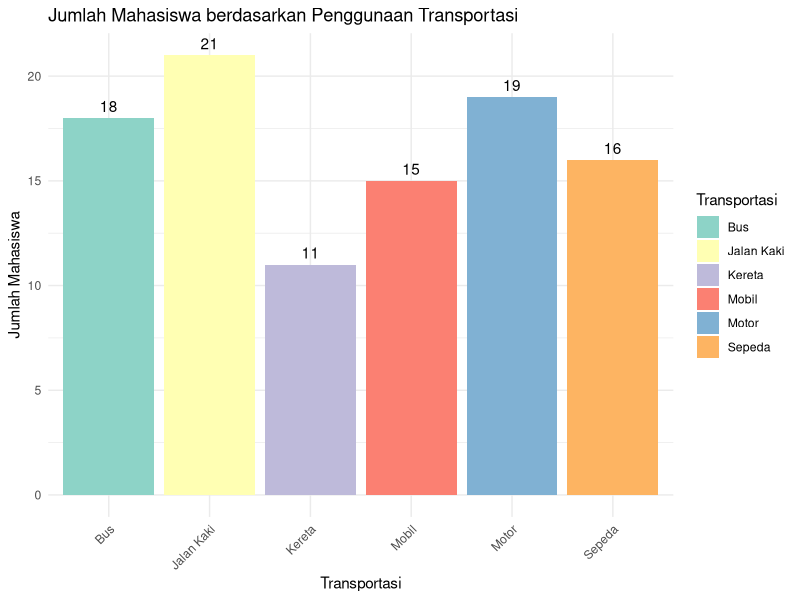
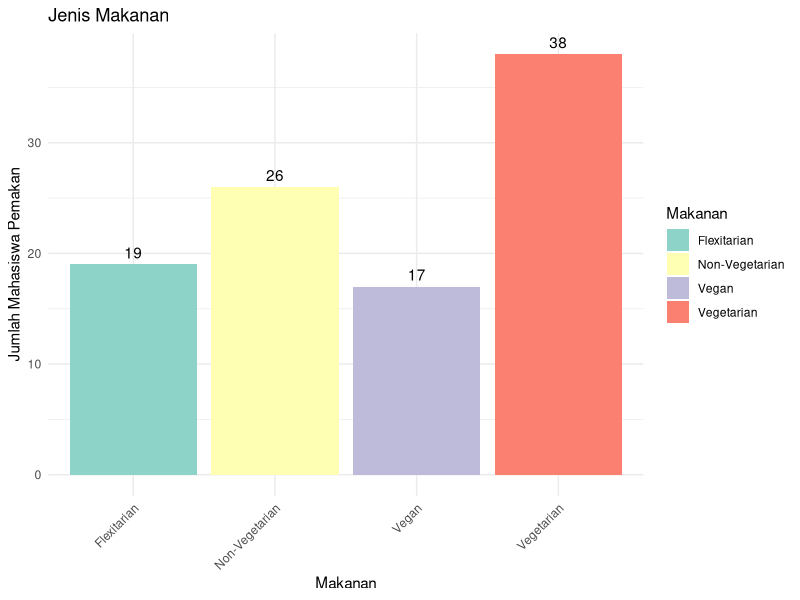
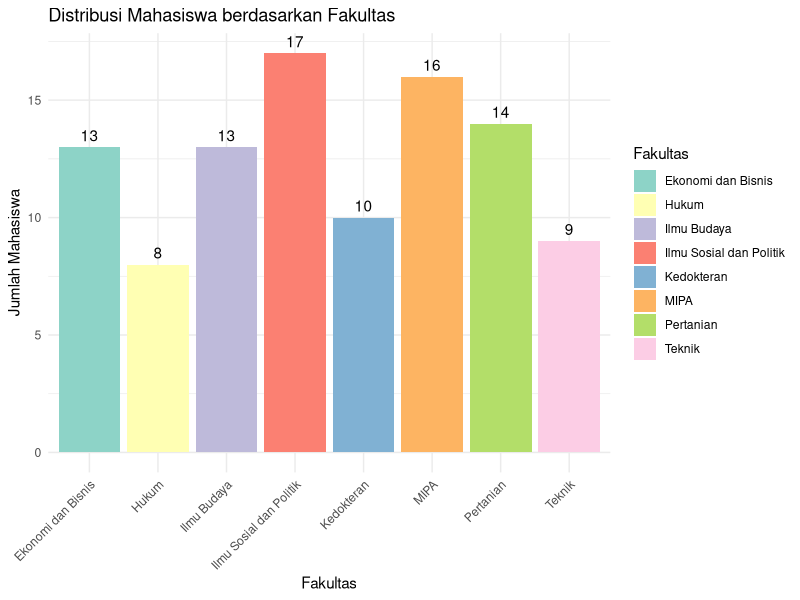
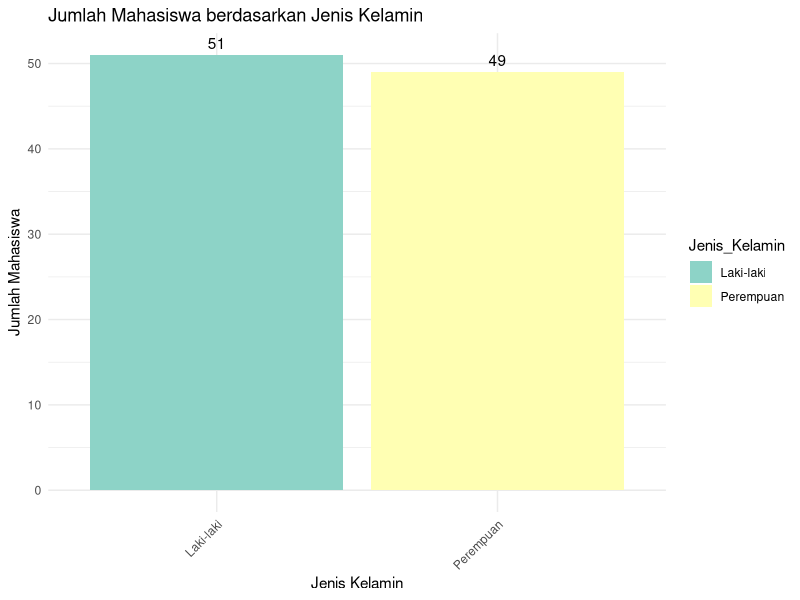
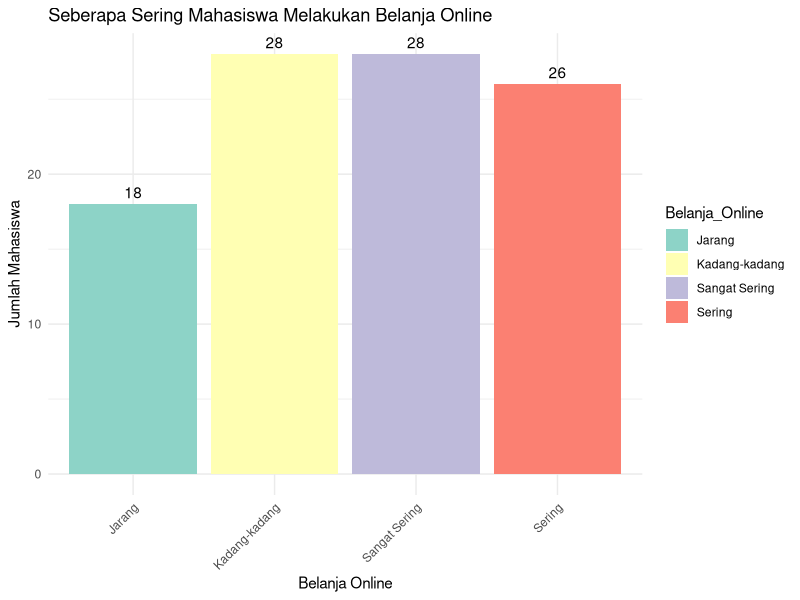
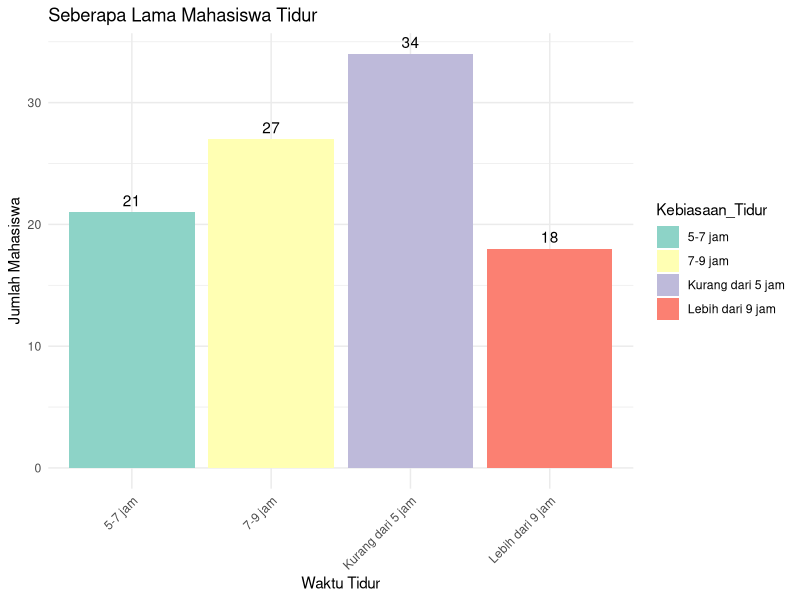
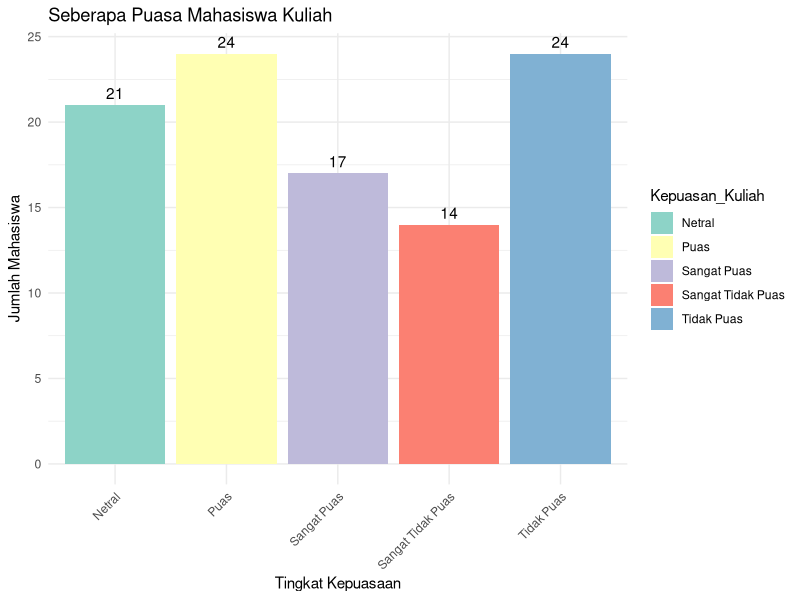
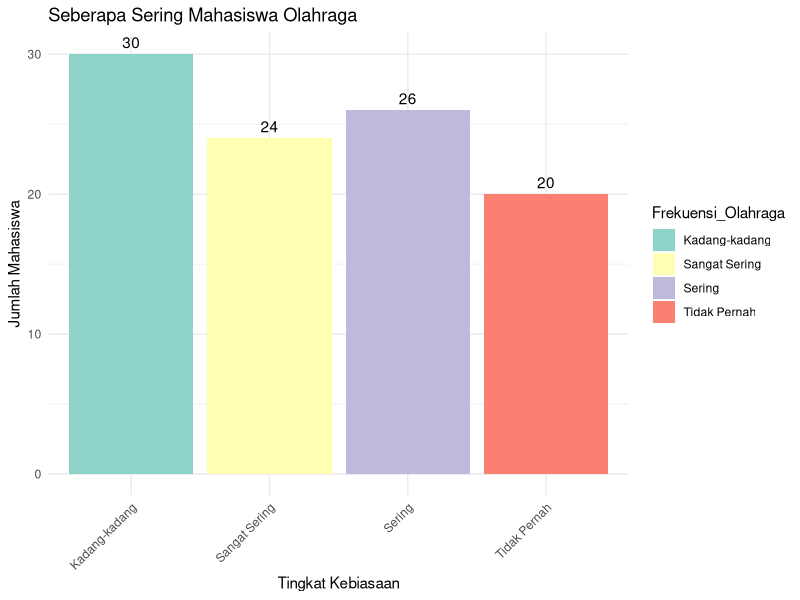

Here is the R script that generated these plots, in order: (Note: this script raises an error after producing the figures.)
## ---- chunk 1
knitr::opts_chunk$set(echo = TRUE)
## ---- chunk 2
library(readr)
library(ggplot2)

data_mahasiswa <- read_csv("takehome-data_mahasiswa.csv", show_col_types = FALSE)
## ---- chunk 3
head(data_mahasiswa)
## ---- chunk 4

Jam_Belajar <- data_mahasiswa$Jam_Belajar

# 1. Mean (Average)
mean_Jam_Belajar <- mean(Jam_Belajar, na.rm = TRUE)  

# 2. Median
median_Jam_Belajar <- median(Jam_Belajar, na.rm = TRUE)  

# 3. Mode
mode_Jam_Belajar <- function(x) {
  uniq_x <- unique(x)
  uniq_x[which.max(tabulate(match(x, uniq_x)))]
}
mode_Jam_Belajar <- mode_Jam_Belajar(Jam_Belajar)  

print(list("Mean" = mean_Jam_Belajar, "Median" = median_Jam_Belajar, "Mode" = mode_Jam_Belajar))
## ---- chunk 5
Pengeluaran_Makanan <- data_mahasiswa$Pengeluaran_Makanan

# 1. Mean (Average)
mean_Pengeluaran_Makanan <- mean(Pengeluaran_Makanan, na.rm = TRUE)  

# 2. Median
median_Pengeluaran_Makanan <- median(Pengeluaran_Makanan, na.rm = TRUE)  

# 3. Mode
mode_Pengeluaran_Makanan <- function(x) {
  uniq_x <- unique(x)
  uniq_x[which.max(tabulate(match(x, uniq_x)))]
}
mode_Pengeluaran_Makanan <- mode_Pengeluaran_Makanan(Pengeluaran_Makanan)  

print(list("Mean" = mean_Pengeluaran_Makanan, "Median" = median_Pengeluaran_Makanan, "Mode" = mode_Pengeluaran_Makanan))
## ---- chunk 6
data_mahasiswa <- read_csv("takehome-data_mahasiswa.csv", show_col_types = FALSE)

# 1. Waktu_Tempuh
Waktu_Tempuh <- data_mahasiswa$Waktu_Tempuh

# 1. Mean (Average)
mean_Waktu_Tempuh <- mean(Waktu_Tempuh, na.rm = TRUE)

# 2. Median
median_Waktu_Tempuh <- median(Waktu_Tempuh, na.rm = TRUE)

# 3. Mode
mode_Waktu_Tempuh <- function(x) {
  uniq_x <- unique(x)
  uniq_x[which.max(tabulate(match(x, uniq_x)))]
}
mode_Waktu_Tempuh <- mode_Waktu_Tempuh(Waktu_Tempuh)

print(list("Mean" = mean_Waktu_Tempuh, "Median" = median_Waktu_Tempuh, "Mode" = mode_Waktu_Tempuh))
## ---- chunk 7
Durasi_Olahraga <- data_mahasiswa$Durasi_Olahraga

# 1. Mean (Average)
mean_Durasi_Olahraga <- mean(Durasi_Olahraga, na.rm = TRUE)

# 2. Median
median_Durasi_Olahraga <- median(Durasi_Olahraga, na.rm = TRUE)

# 3. Mode
mode_Durasi_Olahraga <- function(x) {
  uniq_x <- unique(x)
  uniq_x[which.max(tabulate(match(x, uniq_x)))]
}
mode_Durasi_Olahraga <- mode_Durasi_Olahraga(Durasi_Olahraga)

print(list("Mean" = mean_Durasi_Olahraga, "Median" = median_Durasi_Olahraga, "Mode" = mode_Durasi_Olahraga))
## ---- chunk 8
Mata_Kuliah <- data_mahasiswa$Mata_Kuliah

# 1. Mean (Average)
mean_Mata_Kuliah <- mean(Mata_Kuliah, na.rm = TRUE)

# 2. Median
median_Mata_Kuliah <- median(Mata_Kuliah, na.rm = TRUE)

# 3. Mode
mode_Mata_Kuliah <- function(x) {
  uniq_x <- unique(x)
  uniq_x[which.max(tabulate(match(x, uniq_x)))]
}
mode_Mata_Kuliah <- mode_Mata_Kuliah(Mata_Kuliah)

print(list("Mean" = mean_Mata_Kuliah, "Median" = median_Mata_Kuliah, "Mode" = mode_Mata_Kuliah))
## ---- chunk 9
Buku_Dibaca <- data_mahasiswa$Buku_Dibaca

# 1. Mean (Average)
mean_Buku_Dibaca <- mean(Buku_Dibaca, na.rm = TRUE)

# 2. Median
median_Buku_Dibaca <- median(Buku_Dibaca, na.rm = TRUE)

# 3. Mode
mode_Buku_Dibaca <- function(x) {
  uniq_x <- unique(x)
  uniq_x[which.max(tabulate(match(x, uniq_x)))]
}
mode_Buku_Dibaca <- mode_Buku_Dibaca(Buku_Dibaca)

print(list("Mean" = mean_Buku_Dibaca, "Median" = median_Buku_Dibaca, "Mode" = mode_Buku_Dibaca))
## ---- chunk 10
Teman_Sekelas <- data_mahasiswa$Teman_Sekelas

# 1. Mean (Average)
mean_Teman_Sekelas <- mean(Teman_Sekelas, na.rm = TRUE)

# 2. Median
median_Teman_Sekelas <- median(Teman_Sekelas, na.rm = TRUE)

# 3. Mode
mode_Teman_Sekelas <- function(x) {
  uniq_x <- unique(x)
  uniq_x[which.max(tabulate(match(x, uniq_x)))]
}
mode_Teman_Sekelas <- mode_Teman_Sekelas(Teman_Sekelas)

print(list("Mean" = mean_Teman_Sekelas, "Median" = median_Teman_Sekelas, "Mode" = mode_Teman_Sekelas))
## ---- chunk 11
Kopi_Per_Hari <- data_mahasiswa$Kopi_Per_Hari

# 1. Mean (Average)
mean_Kopi_Per_Hari <- mean(Kopi_Per_Hari, na.rm = TRUE)

# 2. Median
median_Kopi_Per_Hari <- median(Kopi_Per_Hari, na.rm = TRUE)

# 3. Mode
mode_Kopi_Per_Hari <- function(x) {
  uniq_x <- unique(x)
  uniq_x[which.max(tabulate(match(x, uniq_x)))]
}
mode_Kopi_Per_Hari <- mode_Kopi_Per_Hari(Kopi_Per_Hari)

print(list("Mean" = mean_Kopi_Per_Hari, "Median" = median_Kopi_Per_Hari, "Mode" = mode_Kopi_Per_Hari))

## ---- chunk 12
IPK <- data_mahasiswa$IPK

# 1. Mean (Average)
mean_IPK <- mean(IPK, na.rm = TRUE)

# 2. Median
median_IPK <- median(IPK, na.rm = TRUE)

# 3. Mode
mode_IPK <- function(x) {
  uniq_x <- unique(x)
  uniq_x[which.max(tabulate(match(x, uniq_x)))]
}
mode_IPK <- mode_IPK(IPK)

print(list("Mean" = mean_IPK, "Median" = median_IPK, "Mode" = mode_IPK))
## ---- chunk 13
Tinggi_Badan <- data_mahasiswa$Tinggi_Badan

# 1. Mean (Average)
mean_Tinggi_Badan <- mean(Tinggi_Badan, na.rm = TRUE)

# 2. Median
median_Tinggi_Badan <- median(Tinggi_Badan, na.rm = TRUE)

# 3. Mode
mode_Tinggi_Badan <- function(x) {
  uniq_x <- unique(x)
  uniq_x[which.max(tabulate(match(x, uniq_x)))]
}
mode_Tinggi_Badan <- mode_Tinggi_Badan(Tinggi_Badan)

print(list("Mean" = mean_Tinggi_Badan, "Median" = median_Tinggi_Badan, "Mode" = mode_Tinggi_Badan))
## ---- chunk 14
Berat_Badan <- data_mahasiswa$Berat_Badan

# 1. Mean (Average)
mean_Berat_Badan <- mean(Berat_Badan, na.rm = TRUE)

# 2. Median
median_Berat_Badan <- median(Berat_Badan, na.rm = TRUE)

# 3. Mode
mode_Berat_Badan <- function(x) {
  uniq_x <- unique(x)
  uniq_x[which.max(tabulate(match(x, uniq_x)))]
}
mode_Berat_Badan <- mode_Berat_Badan(Berat_Badan)

print(list("Mean" = mean_Berat_Badan, "Median" = median_Berat_Badan, "Mode" = mode_Berat_Badan))

## ---- chunk 15
Penghasilan_Ortu <- data_mahasiswa$Penghasilan_Ortu

# 1. Mean (Average)
mean_Penghasilan_Ortu <- mean(Penghasilan_Ortu, na.rm = TRUE)

# 2. Median
median_Penghasilan_Ortu <- median(Penghasilan_Ortu, na.rm = TRUE)

# 3. Mode
mode_Penghasilan_Ortu <- function(x) {
  uniq_x <- unique(x)
  uniq_x[which.max(tabulate(match(x, uniq_x)))]
}
mode_Penghasilan_Ortu <- mode_Penghasilan_Ortu(Penghasilan_Ortu)

print(list("Mean" = mean_Penghasilan_Ortu, "Median" = median_Penghasilan_Ortu, "Mode" = mode_Penghasilan_Ortu))

## ---- chunk 16
ggplot(data_mahasiswa) +
  aes(x = Transportasi, fill = Transportasi) +  
  geom_bar() + 
  geom_text(stat = 'count', aes(label = ..count..), vjust = -0.5) +  
  scale_fill_brewer(palette = "Set3") +  
  theme_minimal() +  
  labs(title = "Jumlah Mahasiswa berdasarkan Penggunaan Transportasi",
       x = "Transportasi",
       y = "Jumlah Mahasiswa") +
  theme(axis.text.x = element_text(angle = 45, hjust = 1)) 
## ---- chunk 17
ggplot(data_mahasiswa) +
  aes(x = Makanan, fill = Makanan) +  
  geom_bar() + 
  geom_text(stat = 'count', aes(label = ..count..), vjust = -0.5) +  
  scale_fill_brewer(palette = "Set3") +  
  theme_minimal() +  
  labs(title = "Jenis Makanan",
       x = "Makanan",
       y = "Jumlah Mahasiswa Pemakan") +
  theme(axis.text.x = element_text(angle = 45, hjust = 1)) 
## ---- chunk 18
ggplot(data_mahasiswa) +
  aes(x = Fakultas, fill = Fakultas) +  
  geom_bar() + 
  geom_text(stat = 'count', aes(label = ..count..), vjust = -0.5) +  
  scale_fill_brewer(palette = "Set3") +  
  theme_minimal() +  
  labs(title = "Distribusi Mahasiswa berdasarkan Fakultas",
       x = "Fakultas",
       y = "Jumlah Mahasiswa") +
  theme(axis.text.x = element_text(angle = 45, hjust = 1)) 
## ---- chunk 19
ggplot(data_mahasiswa) +
  aes(x = Jenis_Kelamin, fill = Jenis_Kelamin) +  
  geom_bar() + 
  geom_text(stat = 'count', aes(label = ..count..), vjust = -0.5) +  
  scale_fill_brewer(palette = "Set3") +  
  theme_minimal() +  
  labs(title = "Jumlah Mahasiswa berdasarkan Jenis Kelamin",
       x = "Jenis Kelamin",
       y = "Jumlah Mahasiswa") +
  theme(axis.text.x = element_text(angle = 45, hjust = 1)) 
## ---- chunk 20
ggplot(data_mahasiswa) +
  aes(x = Belanja_Online, fill = Belanja_Online) +  
  geom_bar() + 
  geom_text(stat = 'count', aes(label = ..count..), vjust = -0.5) +  
  scale_fill_brewer(palette = "Set3") +  
  theme_minimal() +  
  labs(title = "Seberapa Sering Mahasiswa Melakukan Belanja Online",
       x = "Belanja Online",
       y = "Jumlah Mahasiswa") +
  theme(axis.text.x = element_text(angle = 45, hjust = 1)) 
## ---- chunk 21
ggplot(data_mahasiswa) +
  aes(x = Kebiasaan_Tidur, fill = Kebiasaan_Tidur) +  
  geom_bar() + 
  geom_text(stat = 'count', aes(label = ..count..), vjust = -0.5) +  
  scale_fill_brewer(palette = "Set3") +  
  theme_minimal() +  
  labs(title = "Seberapa Lama Mahasiswa Tidur",
       x = "Waktu Tidur",
       y = "Jumlah Mahasiswa") +
  theme(axis.text.x = element_text(angle = 45, hjust = 1)) 
## ---- chunk 22
ggplot(data_mahasiswa) +
  aes(x = Kepuasan_Kuliah, fill = Kepuasan_Kuliah) +  
  geom_bar() + 
  geom_text(stat = 'count', aes(label = ..count..), vjust = -0.5) +  
  scale_fill_brewer(palette = "Set3") +  
  theme_minimal() +  
  labs(title = "Seberapa Puasa Mahasiswa Kuliah",
       x = "Tingkat Kepuasaan",
       y = "Jumlah Mahasiswa") +
  theme(axis.text.x = element_text(angle = 45, hjust = 1)) 
## ---- chunk 23
ggplot(data_mahasiswa) +
  aes(x = Frekuensi_Olahraga, fill = Frekuensi_Olahraga) +  
  geom_bar() + 
  geom_text(stat = 'count', aes(label = ..count..), vjust = -0.5) +  
  scale_fill_brewer(palette = "Set3") +  
  theme_minimal() +  
  labs(title = "Seberapa Sering Mahasiswa Olahraga",
       x = "Tingkat Kebiasaan",
       y = "Jumlah Mahasiswa") +
  theme(axis.text.x = element_text(angle = 45, hjust = 1)) 
## ---- chunk 24
ggplot(data_mahasiswa) +
  aes(x = Gaya_Hidup, fill = Gaya_Hidup) +  
  geom_bar() + 
  geom_text(stat = 'count', aes(label = ..count..), vjust = -0.5) +  
  scale_fill_brewer(palette = "Set3") +  
  theme_minimal() +  
  labs(title = "Seberapa Aktif Mahasiswa",
       x = "Tingkat Keaktifan",
       y = "Jumlah Mahasiswa") +
  theme(axis.text.x = element_text(angle = 45, hjust = 1)) 
## ---- chunk 25
one_way_table_Transportasi <- table(data_mahasiswa$Transportasi)
print("One-Way Contingency Table for Transportasi:")
print(one_way_table_Transportasi)
cat("\n\n\n")
chi_square_one_way_Transportasi <- chisq.test(one_way_table_Transportasi)
print("Chi-Square Test for One-Way Contingency Table of Transportasi:")
print(chi_square_one_way_Transportasi)
## ---- chunk 26
one_way_table_BelanjaOnline <- table(data_mahasiswa$Belanja_Online)
print("One-Way Contingency Table for Belanja Online:")
print(one_way_table_BelanjaOnline)
cat("\n\n\n")
chi_square_one_way_BelanjaOnline <- chisq.test(one_way_table_BelanjaOnline)
print("Chi-Square Test for One-Way Contingency Table of Belanja Online:")
print(chi_square_one_way_BelanjaOnline)
## ---- chunk 27
one_way_table_Makanan <- table(data_mahasiswa$Makanan)
print("One-Way Contingency Table for Makanan:")
print(one_way_table_Makanan)
cat("\n\n\n")
chi_square_one_way_Makanan <- chisq.test(one_way_table_Makanan)
print("Chi-Square Test for One-Way Contingency Table of Makanan:")
print(chi_square_one_way_Makanan)
## ---- chunk 28
one_way_table_KepuasanKuliah <- table(data_mahasiswa$Kepuasan_Kuliah)
print("One-Way Contingency Table for Kepuasan Kuliah:")
print(one_way_table_KepuasanKuliah)
cat("\n\n\n")
chi_square_one_way_KepuasanKuliah <- chisq.test(one_way_table_KepuasanKuliah)
print("Chi-Square Test for One-Way Contingency Table of Kepuasan Kuliah:")
print(chi_square_one_way_KepuasanKuliah)
## ---- chunk 29
one_way_table_Fakultas <- table(data_mahasiswa$Fakultas)
print("One-Way Contingency Table for Fakultas:")
print(one_way_table_Fakultas)
cat("\n\n\n")
chi_square_one_way_Fakultas <- chisq.test(one_way_table_Fakultas)
print("Chi-Square Test for One-Way Contingency Table of Fakultas:")
print(chi_square_one_way_Fakultas)
## ---- chunk 30
one_way_table_JenisKelamin <- table(data_mahasiswa$Jenis_Kelamin)
print("One-Way Contingency Table for Jenis Kelamin:")
print(one_way_table_JenisKelamin)
cat("\n\n\n")
chi_square_one_way_JenisKelamin <- chisq.test(one_way_table_JenisKelamin)
print("Chi-Square Test for One-Way Contingency Table of Jenis Kelamin:")
print(chi_square_one_way_JenisKelamin)
## ---- chunk 31
one_way_table_FrekuensiOlahraga <- table(data_mahasiswa$Frekuensi_Olahraga)
print("One-Way Contingency Table for Frekuensi Olahraga:")
print(one_way_table_FrekuensiOlahraga)
cat("\n\n\n")
chi_square_one_way_FrekuensiOlahraga <- chisq.test(one_way_table_FrekuensiOlahraga)
print("Chi-Square Test for One-Way Contingency Table of Frekuensi Olahraga:")
print(chi_square_one_way_FrekuensiOlahraga)
## ---- chunk 32
one_way_table_GayaHidup <- table(data_mahasiswa$Gaya_Hidup)
print("One-Way Contingency Table for Gaya Hidup:")
print(one_way_table_GayaHidup)
cat("\n\n\n")
chi_square_one_way_GayaHidup <- chisq.test(one_way_table_GayaHidup)
print("Chi-Square Test for One-Way Contingency Table of Gaya Hidup:")
print(chi_square_one_way_GayaHidup)
## ---- chunk 33
two_way_table <- table(data_mahasiswa$Transportasi, data_mahasiswa$Fakultas)
print("Two-Way Contingency Table for 'Transportasi' and 'Fakultas':")
print(two_way_table)

cat("\n\n\n")

row_proportions <- prop.table(two_way_table, margin = 1)
print("Two-Way Table with Row Proportions:")
print(row_proportions)

cat("\n\n\n")

chi_square_two_way <- chisq.test(two_way_table)
print("Chi-Square Test for Two-Way Contingency Table:")
print(chi_square_two_way)
## ---- chunk 34
two_way_table <- table(data_mahasiswa$Jenis_Kelamin, data_mahasiswa$Frekuensi_Olahraga)
print("Two-Way Contingency Table for 'Jenis Kelamin' and 'Frekuensi Olahraga':")
print(two_way_table)

cat("\n\n\n")

row_proportions <- prop.table(two_way_table, margin = 1)
print("Two-Way Table with Row Proportions:")
print(row_proportions)

cat("\n\n\n")

chi_square_two_way <- chisq.test(two_way_table)
print("Chi-Square Test for Two-Way Contingency Table:")
print(chi_square_two_way)
## ---- chunk 35
two_way_table <- table(data_mahasiswa$Jenis_Kelamin, data_mahasiswa$Gaya_Hidup)
print("Two-Way Contingency Table for 'Jenis Kelamin' and 'Gaya Hidup':")
print(two_way_table)

cat("\n\n\n")

row_proportions <- prop.table(two_way_table, margin = 1)
print("Two-Way Table with Row Proportions:")
print(row_proportions)

cat("\n\n\n")

chi_square_two_way <- chisq.test(two_way_table)
print("Chi-Square Test for Two-Way Contingency Table:")
print(chi_square_two_way)
## ---- chunk 36
two_way_table <- table(data_mahasiswa$Kebiasaan_Tidur, data_mahasiswa$Fakultas)
print("Two-Way Contingency Table for 'Kebiasaan Tidur' and 'Fakultas':")
print(two_way_table)

cat("\n\n\n")

row_proportions <- prop.table(two_way_table, margin = 1)
print("Two-Way Table with Row Proportions:")
print(row_proportions)

cat("\n\n\n")

chi_square_two_way <- chisq.test(two_way_table)
print("Chi-Square Test for Two-Way Contingency Table:")
print(chi_square_two_way)
## ---- chunk 37
two_way_table <- table(data_mahasiswa$Kepuasan_Kuliah, data_mahasiswa$Tahun_Angkatan)
print("Two-Way Contingency Table for 'Kepuasan Kuliah' and 'Tahun Angkatan':")
print(two_way_table)

cat("\n\n\n")

row_proportions <- prop.table(two_way_table, margin = 1)
print("Two-Way Table with Row Proportions:")
print(row_proportions)

cat("\n\n\n")

chi_square_two_way <- chisq.test(two_way_table)
print("Chi-Square Test for Two-Way Contingency Table:")
print(chi_square_two_way)
## ---- chunk 38
shapiro.test(data_mahasiswa$IPK)  
cat("\n\n")
shapiro.test(data_mahasiswa$Jam_Belajar)  
cat("\n\n")
shapiro.test(data_mahasiswa$Pengeluaran_Makanan) 
cat("\n\n")
shapiro.test(data_mahasiswa$Waktu_Tempuh)  
cat("\n\n")
shapiro.test(data_mahasiswa$Durasi_Olahraga)
cat("\n\n")
shapiro.test(data_mahasiswa$Mata_Kuliah)
cat("\n\n")
shapiro.test(data_mahasiswa$Buku_Dibaca)
cat("\n\n")
shapiro.test(data_mahasiswa$Teman_Sekelas)
cat("\n\n")
shapiro.test(data_mahasiswa$Kegiatan_Organisasi)
cat("\n\n")
shapiro.test(data_mahasiswa$Kopi_Per_Hari)
cat("\n\n")
shapiro.test(data_mahasiswa$Tinggi_Badan)
cat("\n\n")
shapiro.test(data_mahasiswa$Berat_Badan)
cat("\n\n")
shapiro.test(data_mahasiswa$Penghasilan_Ortu)
cat("\n\n")
shapiro.test(data_mahasiswa$Waktu_Tidur)
cat("\n\n")
shapiro.test(data_mahasiswa$Konsumsi_Air)
cat("\n\n")
## ---- chunk 39
data_survei <- read_csv("takehome-data_survei.csv", show_col_types = FALSE)

alpha(data_survei)
